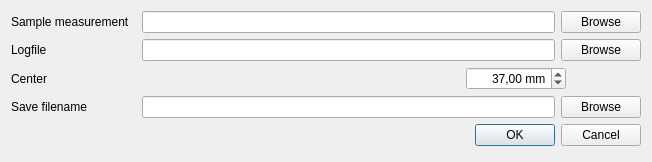
<?xml version="1.0" encoding="UTF-8"?>
<ui version="4.0">
 <class>Dialog</class>
 <widget class="QDialog" name="Dialog">
  <property name="geometry">
   <rect>
    <x>0</x>
    <y>0</y>
    <width>652</width>
    <height>162</height>
   </rect>
  </property>
  <property name="windowTitle">
   <string>Dialog</string>
  </property>
  <property name="locale">
   <locale language="English" country="Germany"/>
  </property>
  <layout class="QVBoxLayout" name="verticalLayout">
   <item>
    <layout class="QHBoxLayout" name="sample_layout">
     <item>
      <widget class="QLabel" name="sample_lb">
       <property name="sizePolicy">
        <sizepolicy hsizetype="Preferred" vsizetype="Preferred">
         <horstretch>0</horstretch>
         <verstretch>0</verstretch>
        </sizepolicy>
       </property>
       <property name="minimumSize">
        <size>
         <width>125</width>
         <height>0</height>
        </size>
       </property>
       <property name="text">
        <string>Sample measurement</string>
       </property>
      </widget>
     </item>
     <item>
      <widget class="QLineEdit" name="sample_le">
       <property name="readOnly">
        <bool>true</bool>
       </property>
      </widget>
     </item>
     <item>
      <widget class="QPushButton" name="sample_pb">
       <property name="text">
        <string>Browse</string>
       </property>
      </widget>
     </item>
    </layout>
   </item>
   <item>
    <layout class="QHBoxLayout" name="logfile_layout">
     <item>
      <widget class="QLabel" name="logfile_lb">
       <property name="sizePolicy">
        <sizepolicy hsizetype="Preferred" vsizetype="Preferred">
         <horstretch>0</horstretch>
         <verstretch>0</verstretch>
        </sizepolicy>
       </property>
       <property name="minimumSize">
        <size>
         <width>125</width>
         <height>0</height>
        </size>
       </property>
       <property name="text">
        <string>Logfile</string>
       </property>
      </widget>
     </item>
     <item>
      <widget class="QLineEdit" name="logfile_le">
       <property name="enabled">
        <bool>true</bool>
       </property>
       <property name="readOnly">
        <bool>true</bool>
       </property>
      </widget>
     </item>
     <item>
      <widget class="QPushButton" name="logfile_pb">
       <property name="enabled">
        <bool>true</bool>
       </property>
       <property name="text">
        <string>Browse</string>
       </property>
      </widget>
     </item>
    </layout>
   </item>
   <item>
    <layout class="QHBoxLayout" name="center_layout">
     <item>
      <widget class="QLabel" name="center_lb">
       <property name="text">
        <string>Center</string>
       </property>
      </widget>
     </item>
     <item>
      <widget class="QDoubleSpinBox" name="center_dsb">
       <property name="sizePolicy">
        <sizepolicy hsizetype="Preferred" vsizetype="Fixed">
         <horstretch>0</horstretch>
         <verstretch>0</verstretch>
        </sizepolicy>
       </property>
       <property name="maximumSize">
        <size>
         <width>100</width>
         <height>16777215</height>
        </size>
       </property>
       <property name="alignment">
        <set>Qt::AlignRight|Qt::AlignTrailing|Qt::AlignVCenter</set>
       </property>
       <property name="suffix">
        <string> mm</string>
       </property>
       <property name="value">
        <double>37.000000000000000</double>
       </property>
      </widget>
     </item>
     <item>
      <spacer name="center_spacer">
       <property name="orientation">
        <enum>Qt::Horizontal</enum>
       </property>
       <property name="sizeType">
        <enum>QSizePolicy::Fixed</enum>
       </property>
       <property name="sizeHint" stdset="0">
        <size>
         <width>75</width>
         <height>20</height>
        </size>
       </property>
      </spacer>
     </item>
    </layout>
   </item>
   <item>
    <layout class="QHBoxLayout" name="logfile_layout_2">
     <item>
      <widget class="QLabel" name="save_filename_lb">
       <property name="sizePolicy">
        <sizepolicy hsizetype="Preferred" vsizetype="Preferred">
         <horstretch>0</horstretch>
         <verstretch>0</verstretch>
        </sizepolicy>
       </property>
       <property name="minimumSize">
        <size>
         <width>125</width>
         <height>0</height>
        </size>
       </property>
       <property name="text">
        <string>Save filename</string>
       </property>
      </widget>
     </item>
     <item>
      <widget class="QLineEdit" name="save_filename_le">
       <property name="enabled">
        <bool>true</bool>
       </property>
       <property name="readOnly">
        <bool>true</bool>
       </property>
      </widget>
     </item>
     <item>
      <widget class="QPushButton" name="save_filename_pb">
       <property name="enabled">
        <bool>true</bool>
       </property>
       <property name="text">
        <string>Browse</string>
       </property>
      </widget>
     </item>
    </layout>
   </item>
   <item>
    <widget class="QDialogButtonBox" name="buttonBox">
     <property name="locale">
      <locale language="English" country="UnitedStates"/>
     </property>
     <property name="orientation">
      <enum>Qt::Horizontal</enum>
     </property>
     <property name="standardButtons">
      <set>QDialogButtonBox::Cancel|QDialogButtonBox::Ok</set>
     </property>
    </widget>
   </item>
  </layout>
 </widget>
 <resources/>
 <connections>
  <connection>
   <sender>buttonBox</sender>
   <signal>accepted()</signal>
   <receiver>Dialog</receiver>
   <slot>accept()</slot>
   <hints>
    <hint type="sourcelabel">
     <x>248</x>
     <y>254</y>
    </hint>
    <hint type="destinationlabel">
     <x>157</x>
     <y>274</y>
    </hint>
   </hints>
  </connection>
  <connection>
   <sender>buttonBox</sender>
   <signal>rejected()</signal>
   <receiver>Dialog</receiver>
   <slot>reject()</slot>
   <hints>
    <hint type="sourcelabel">
     <x>316</x>
     <y>260</y>
    </hint>
    <hint type="destinationlabel">
     <x>286</x>
     <y>274</y>
    </hint>
   </hints>
  </connection>
 </connections>
</ui>
